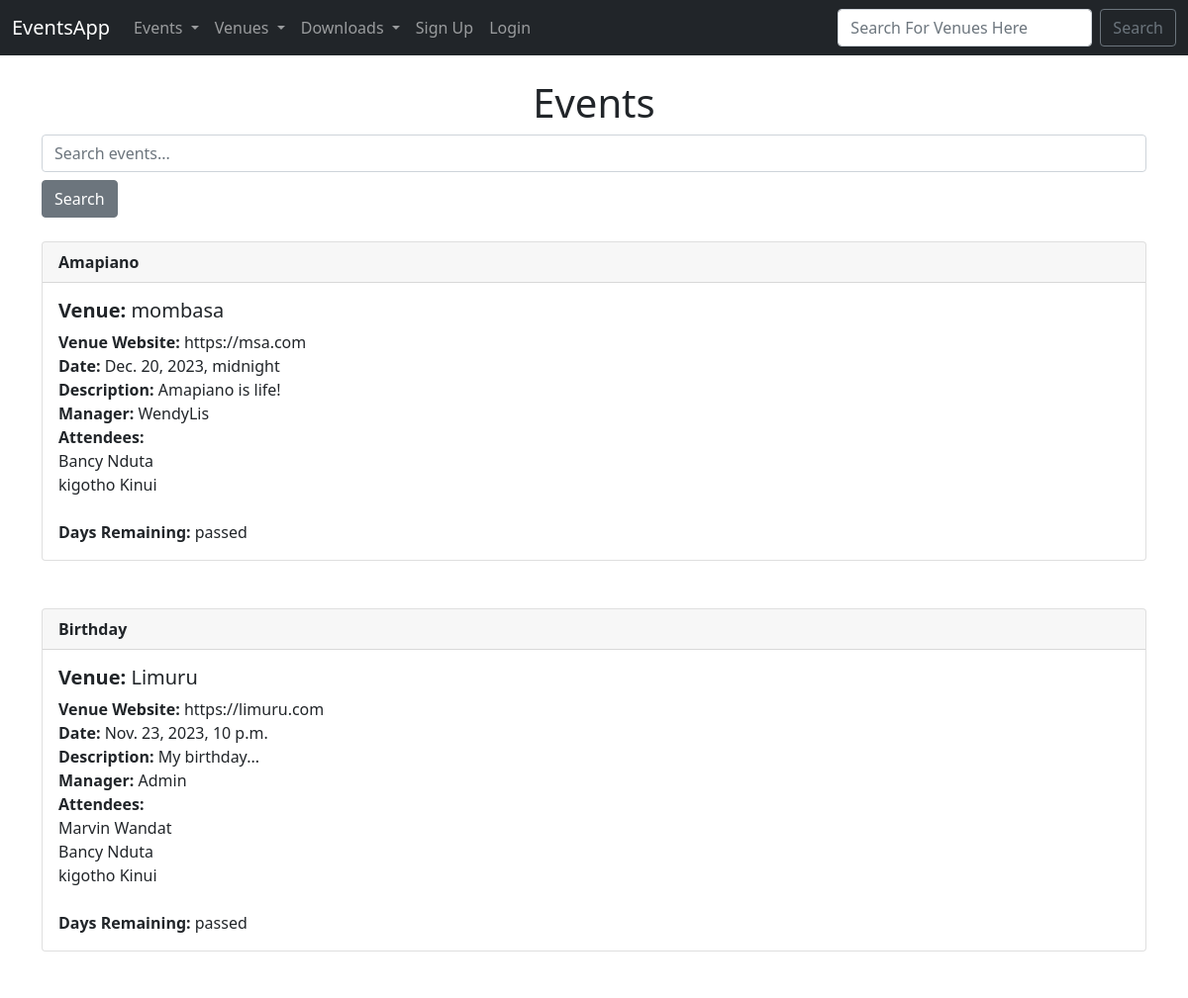
/events/ (upper part), run on an earlier commit of the app's database.
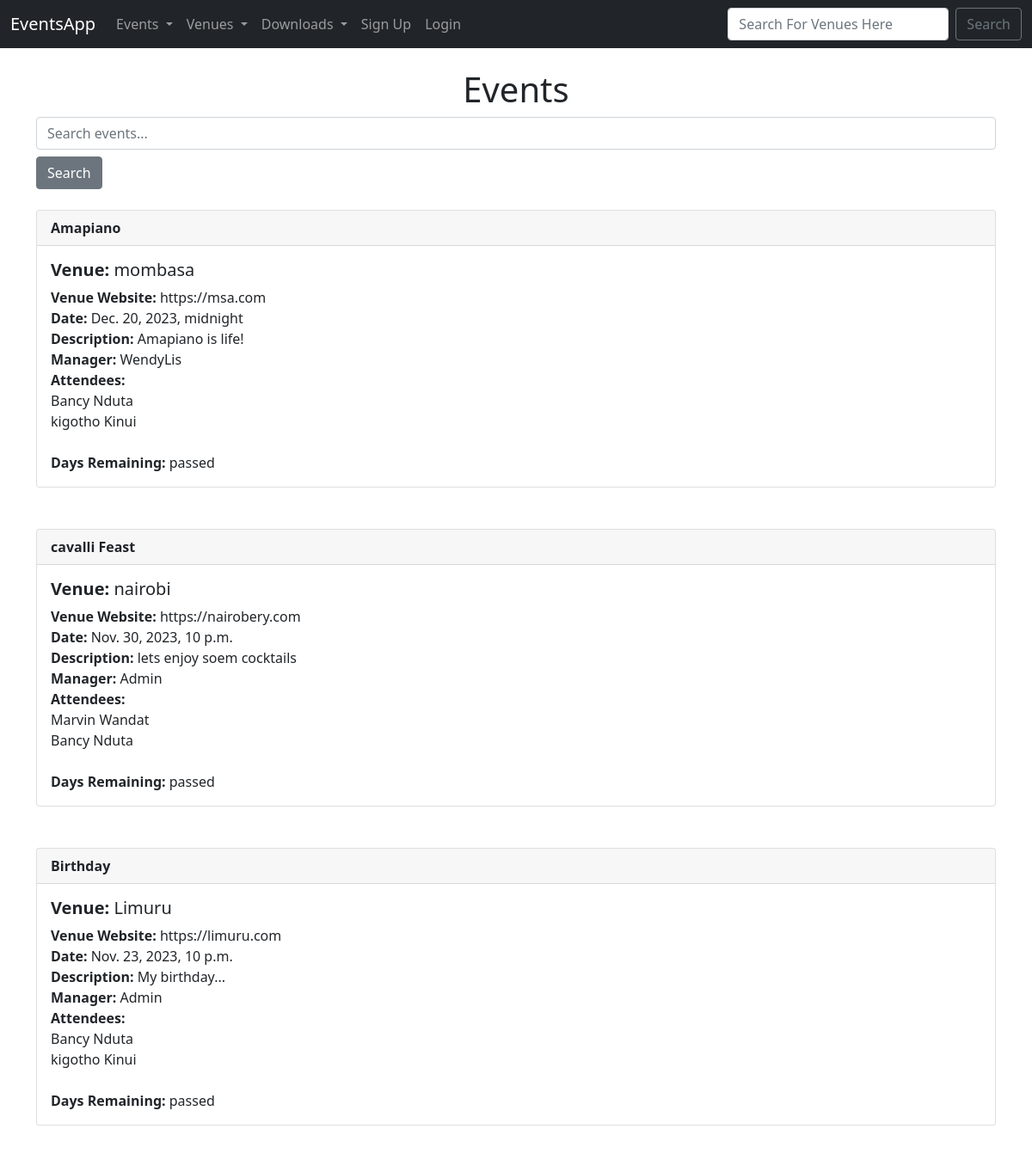
And on a later commit of the database.
### events/models.py (models this page shows)
class Event(models.Model):
    name = models.CharField(max_length=100)
    date = models.DateTimeField()
    description = models.TextField(null=True,blank=True)
    venue = models.ForeignKey(Venue,blank=True,null=True,on_delete=models.CASCADE)
    manager = models.ForeignKey(User,blank=True,null=True,on_delete=models.SET_NULL)
    attendees = models.ManyToManyField(EventUser,blank=True)
    is_approved=models.BooleanField(default=False)
    def __str__(self):
        return self.name
    @property
    def days_till(self):
        days = (self.date.date() - date.today()).days
        if days < 1:
            return "passed"
        else:
            return str(days)

class Venue(models.Model):
    name = models.CharField(max_length=100)
    address = models.CharField(max_length=100)
    zipcode= models.CharField(max_length=50)
    email = models.EmailField(null=True,blank=True)
    web = models.URLField(null=True,blank=True)
    phone = models.CharField(max_length=20,null=True,blank=True)
    owner = models.IntegerField(blank=False,default=1)
    venue_img=models.ImageField(null=True,blank=True,upload_to="images/")
    def __str__(self):
        return self.name

class EventUser(models.Model):
    first_name=models.CharField(max_length=100)
    last_name=models.CharField(max_length=100)
    email_adress= models.EmailField(max_length=100)
    def __str__(self):
        return self.first_name + " " + self.last_name

### events/views.py (the view)
# urls.py: path("events/",views.list_events,name="events"),
def list_events(request):
    if request.method == "POST":
        searched=request.POST["search"]
        events = Event.objects.filter(name__contains=searched)
    else:
        events = Event.objects.all().order_by("-date")
    return render(request,"events/events_list.html",{"events":events})

### events/templates/events/events_list.html (shortened to what this page needs)
{% extends "events/layout.html" %} {% block content %}
<h1 class="text-center">Events</h1>
<form class="mb-4" method="POST" action="{% url 'events' %}">
  <input
    type="text"
    class="form-control"
    name="search"
    placeholder="Search events..."
  />
  <button class="btn btn-secondary mt-2" type="submit">Search</button>
</form>
{% for event in events %} {% if event.is_approved %}
<div class="card">
  <div class="card-header"><strong> {{ event }} </strong></div>
  <div class="card-body">
    <h5 class="card-title"><strong> Venue: </strong> {{ event.venue }}</h5>
    <p class="card-text">
      <strong>Venue Website:</strong> {{ event.venue.web }} <br />
      <strong>Date:</strong> {{ event.date }} <br />
      <strong>Description:</strong> {{ event.description }} <br />
      <strong>Manager:</strong> {{ event.manager }} <br />
      <strong> Attendees:</strong> <br />
      {% for user in event.attendees.all %} {{ user }} <br />
      {% endfor %}<br />
      <strong>Days Remaining:</strong> {{ event.days_till }}
    </p>
  </div>
</div>
<br />
<br />
{% endif %} {% endfor %} {% endblock %}

What changed in the data, as far as the page shows it:
added Event: name "cavalli Feast", venue "nairobi", venue.web "https://nairobery.com", date "Nov. 30, 2023, 10 p.m.", description "lets enjoy soem cocktails", manager "Admin", days_till "passed", EventUser (first_name+last_name "Marvin Wandat"), EventUser (first_name+last_name "Bancy Nduta")
changed Event "Birthday": loses EventUser (first_name+last_name "Marvin Wandat")
